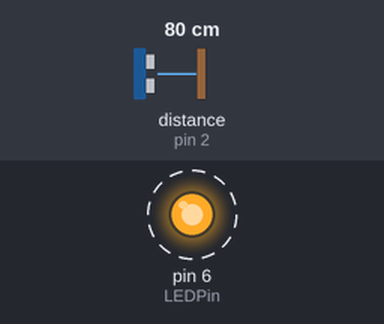
Bench run of a sketch on a simulated Arduino Uno, built with avr-gcc and run on an emulated ATmega328P. Shown: output pins drawn as LEDs (lit = HIGH). Wiring (inferred from the names in the program): ultrasonic range finder: trigger pin 3; echo pin 2. Dashed ring = blinking. The test bench sets the inputs (shaded band); at power-on: distance to the obstacle (sensor on pin 2) 80 cm. The echo pulse lasts 58.3 µs per cm; pins used as bus, display or sensor lines are not drawn; what the sketch prints to the serial monitor is not drawn.

Above: at 0.5 s.
Timing chart, 0 to 4.6 s (numbered marks = the images above):
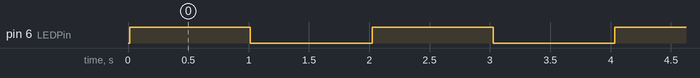

Measured:
- by itself, pin 6 (LEDPin): alternates HIGH for 1.0 s and LOW for 1.0 s

The sketch:

BewaesserungsProjekt.ino
```cpp
// Code geklaut aus https://create.arduino.cc/projecthub/abdularbi17/ultrasonic-sensor-hc-sr04-with-arduino-tutorial-327ff6

#define echoPin 2 // attach pin D2 Arduino to pin Echo of HC-SR04
#define trigPin 3 //attach pin D3 Arduino to pin Trig of HC-SR04
#define LEDPin 6
#define PumpPin 7

// defines variables
long duration; // variable for the duration of sound wave travel
int distance; // variable for the distance measurement

void setup() {
  pinMode(LEDPin, OUTPUT);
  pinMode(trigPin, OUTPUT); // Sets the trigPin as an OUTPUT
  pinMode(echoPin, INPUT); // Sets the echoPin as an INPUT
  Serial.begin(9600); // // Serial Communication is starting with 9600 of baudrate speed
  Serial.println("Ultrasonic Sensor HC-SR04 Test"); // print some text in Serial Monitor
  Serial.println("with Arduino UNO R3");
}

void loop() {
  Serial.print("Distance lol: ");
  Serial.print(measureDistance());
  Serial.println(" cm");
  if (measureDistance() <= 25){
    runPump();
   //delay(86400000 );                   // @TODO: wait for a day 60*60*24
   }
  else {
    //led anschalten
    //Wait for 1h
    //LED aus

  }
  //delay(200);
  digitalWrite(LEDPin, HIGH);           // turn the LED on (HIGH is the voltage level)
  delay(1000);                          // wait for a second

  digitalWrite(LEDPin, LOW);            // turn the LED off by making the voltage LOW
  delay(1000);
}

int measureDistance(){
  // Clears the trigPin condition
  digitalWrite(trigPin, LOW);
  delayMicroseconds(2);
  // Sets the trigPin HIGH (ACTIVE) for 10 microseconds
  digitalWrite(trigPin, HIGH);
  delayMicroseconds(10);
  digitalWrite(trigPin, LOW);
  // Reads the echoPin, returns the sound wave travel time in microseconds
  duration = pulseIn(echoPin, HIGH);
  // Calculating the distance
  distance = duration * 0.034 / 2; // Speed of sound wave divided by 2 (go and back)
  // Displays the distance on the Serial Monitor
  return distance;
}
void runPump(){

    //implementation to run Pump
  }
```
